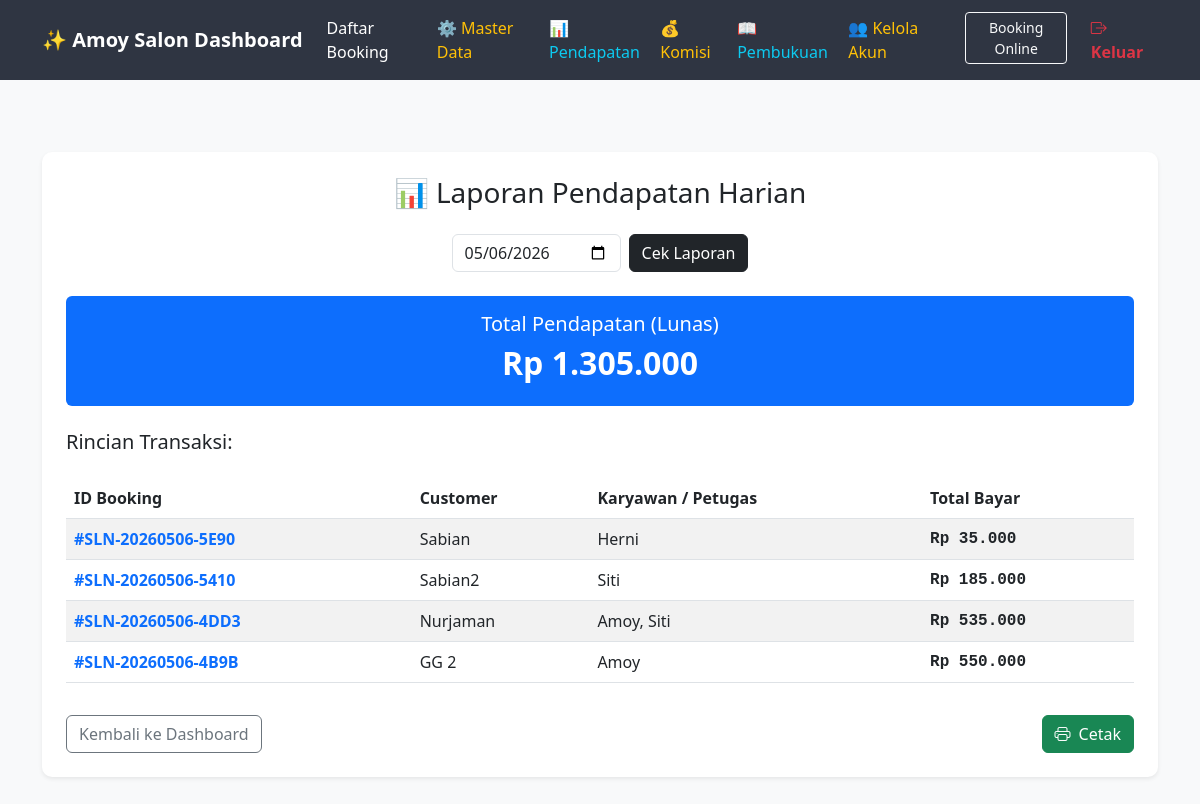
Page /pages/laporan.php?tgl=2026-05-06 (signed in) on the earlier database version.
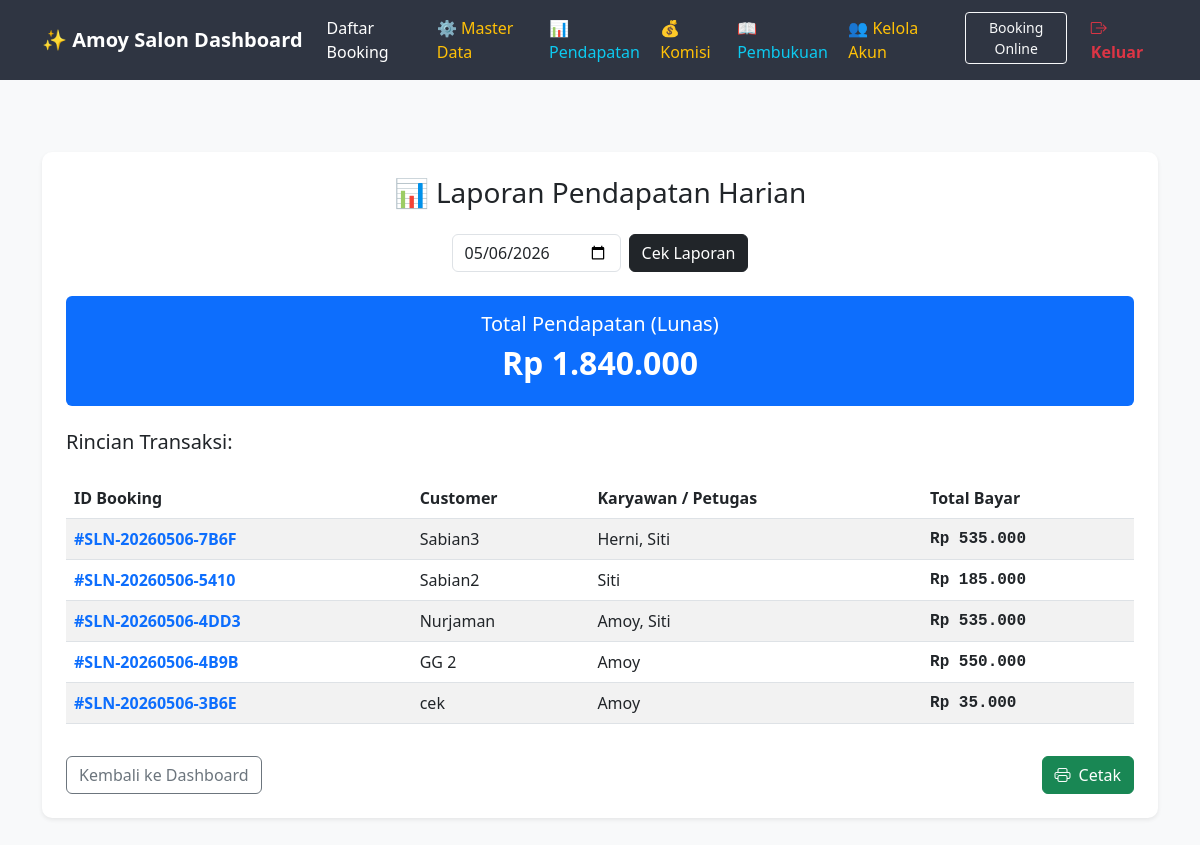
Same page on the later database version.
### tables this page shows
CREATE TABLE `bookings` (
  `id_booking` varchar(20) NOT NULL,
  `nama_customer` varchar(100) NOT NULL,
  `whatsapp_customer` varchar(20) NOT NULL,
  `tgl_booking` date NOT NULL,
  `jam_booking` time NOT NULL,
  `total_biaya` decimal(10,2) DEFAULT 0.00,
  `bayar_cash` decimal(15,2) DEFAULT 0.00,
  `bayar_transfer` decimal(15,2) DEFAULT 0.00,
  `jumlah_terbayar` decimal(15,2) DEFAULT 0.00,
  `status_pembayaran` enum('pending','dp','lunas','batal') DEFAULT 'pending',
  `status_kerja` enum('menunggu','diproses','selesai') DEFAULT 'menunggu',
  `id_employee` int(11) DEFAULT NULL,
  `created_at` timestamp NOT NULL DEFAULT current_timestamp()
);

### pages/laporan.php (the view, shortened to what this page needs)
<?php
include '../class/koneksi.php';
$today = date('Y-m-d');
$tgl_pilih = $_GET['tgl'] ?? $today;
$q_total = mysqli_query($conn, "SELECT SUM(total_biaya) as grand_total FROM bookings WHERE tgl_booking = '$tgl_pilih' AND status_pembayaran = 'lunas'");
$res_total = mysqli_fetch_array($q_total);
?>
<!DOCTYPE html>
<html lang="id">
<head>
    <link href="https://cdn.jsdelivr.net/npm/bootstrap@5.3.0/dist/css/bootstrap.min.css" rel="stylesheet">
    <link rel="stylesheet" href="https://cdn.jsdelivr.net/npm/bootstrap-icons@1.11.1/font/bootstrap-icons.css">
</head>
<body class="bg-light">
<nav class="navbar navbar-expand-lg navbar-dark mb-4">
    <div class="container">
        <a class="navbar-brand fw-bold" href="admin.php">✨ Amoy Salon Dashboard</a>
        <div class="collapse navbar-collapse" id="navbarNav">
            <ul class="navbar-nav ms-auto">
                <?php if ($_SESSION['level'] <= 2): ?>
                    <li class="nav-item"><a class="nav-link active" href="admin.php">Daftar Booking</a></li>
                <?php endif; ?>
                <?php if ($_SESSION['level'] <= 1): ?>
                    <li class="nav-item"><a class="nav-link text-warning" href="master_data.php">⚙️ Master Data</a></li>
                <?php endif; ?>
                <?php if ($_SESSION['level'] <= 2): ?>
                    <li class="nav-item"><a class="nav-link text-info" href="laporan.php">📊 Pendapatan</a></li>
                    <li class="nav-item"><a class="nav-link text-warning" href="komisi.php">💰 Komisi</a></li>
                    <li class="nav-item"><a class="nav-link text-info" href="laporan_pembayaran.php">📖 Pembukuan</a></li>
                <?php endif; ?>
                <?php if ($_SESSION['level'] <= 1): ?>
                    <li class="nav-item"><a class="nav-link active text-warning" href="../class/user_manage.php">👥 Kelola Akun</a></li>
                <?php endif; ?>
                <li class="nav-item ms-lg-3"><a class="btn btn-sm btn-outline-light mt-1" href="../index.php" target="_blank">Booking Online</a></li>
                <li class="nav-item ms-lg-3">
                    <a class="nav-link text-danger fw-bold" href="../class/logout.php" onclick="return confirm('Yakin ingin keluar?')">
                        <i class="bi bi-box-arrow-right"></i> Keluar
                    </a>
                </li>
            </ul>
        </div>
    </div>
</nav>
<div class="container py-5">
    <div class="card p-4 border-0 shadow-sm">
        <h3 class="mb-4 text-center">📊 Laporan Pendapatan Harian</h3>
        <form action="" method="GET" class="row g-2 mb-4 justify-content-center">
            <div class="col-auto">
                <input type="date" name="tgl" class="form-control" value="<?= $tgl_pilih; ?>">
            </div>
            <div class="col-auto">
                <button type="submit" class="btn btn-dark">Cek Laporan</button>
            </div>
        </form>
        <div class="row text-center mb-4">
            <div class="col-md-12">
                <div class="p-3 bg-primary text-white rounded">
                    <h5>Total Pendapatan (Lunas)</h5>
                    <h2 class="fw-bold">Rp <?= number_format($res_total['grand_total'] ?? 0, 0, ',', '.'); ?></h2>
                </div>
            </div>
        </div>
        <h5>Rincian Transaksi:</h5>
        <div class="table-responsive">
            <table class="table table-striped mt-3 align-middle">
                <thead>
                    <tr>
                        <th>ID Booking</th>
                        <th>Customer</th>
                        <th>Karyawan / Petugas</th>
                        <th>Total Bayar</th>
                    </tr>
                </thead>
                <tbody>
                    <?php
                    $sql = "SELECT
                                b.id_booking,
                                b.nama_customer,
                                b.total_biaya,
                                GROUP_CONCAT(DISTINCT e.nama_karyawan SEPARATOR ', ') as daftar_karyawan
                            FROM bookings b
                            LEFT JOIN booking_details d ON b.id_booking = d.id_booking
                            LEFT JOIN employees e ON d.id_employee = e.id_employee
                            WHERE b.tgl_booking = '$tgl_pilih' AND b.status_pembayaran = 'lunas'
                            GROUP BY b.id_booking
                            ORDER BY b.id_booking DESC";
                    $q_list = mysqli_query($conn, $sql);
                    if (mysqli_num_rows($q_list) > 0) {
                        while($l = mysqli_fetch_array($q_list)){
                            $petugas = !empty($l['daftar_karyawan']) ? $l['daftar_karyawan'] : '<span class="text-muted small italic">Belum ditentukan</span>';
                            echo "<tr>
                                    <td class='fw-bold text-primary'>#{$l['id_booking']}</td>
                                    <td>{$l['nama_customer']}</td>
                                    <td>{$petugas}</td>
                                    <td class='text-nominal'>Rp ".number_format($l['total_biaya'], 0, ',', '.')."</td>
                                  </tr>";
                        }
                    } else {
                        echo "<tr><td colspan='4' class='text-center py-4 text-muted'>Tidak ada data transaksi lunas pada tanggal ini.</td></tr>";
                    }
                    ?>
                </tbody>
            </table>
        </div>
        <div class="mt-3">
            <a href="admin.php" class="btn btn-outline-secondary">Kembali ke Dashboard</a>
            <button onclick="window.print()" class="btn btn-success float-end"><i class="bi bi-printer me-2"></i>Cetak</button>
        </div>
    </div>
</div>
</body>
</html>

### pages/laporan.php (style rules this page uses)
body { background-color: #f1f2f6; }
.navbar { background-color: #2f3542; }
.card { border: none; border-radius: 10px; box-shadow: 0 4px 6px rgba(0,0,0,0.05); }
.table thead { background-color: #57606f; color: white; }
.text-nominal { font-family: 'Courier New', Courier, monospace; font-weight: bold; }

Differences in the rows shown:
no longer on this page (row edited): bookings: id_booking "SLN-20260506-5E90", nama_customer "Sabian", daftar_karyawan "Herni", total_biaya "35.000"
now on this page (row edited): bookings: id_booking "SLN-20260506-7B6F", nama_customer "Sabian3", daftar_karyawan "Herni, Siti", total_biaya "535.000"
added bookings: id_booking "SLN-20260506-3B6E", nama_customer "cek", daftar_karyawan "Amoy", total_biaya "35.000"
Other differences:
$res_total['grand_total']: "1.305.000" → "1.840.000"
